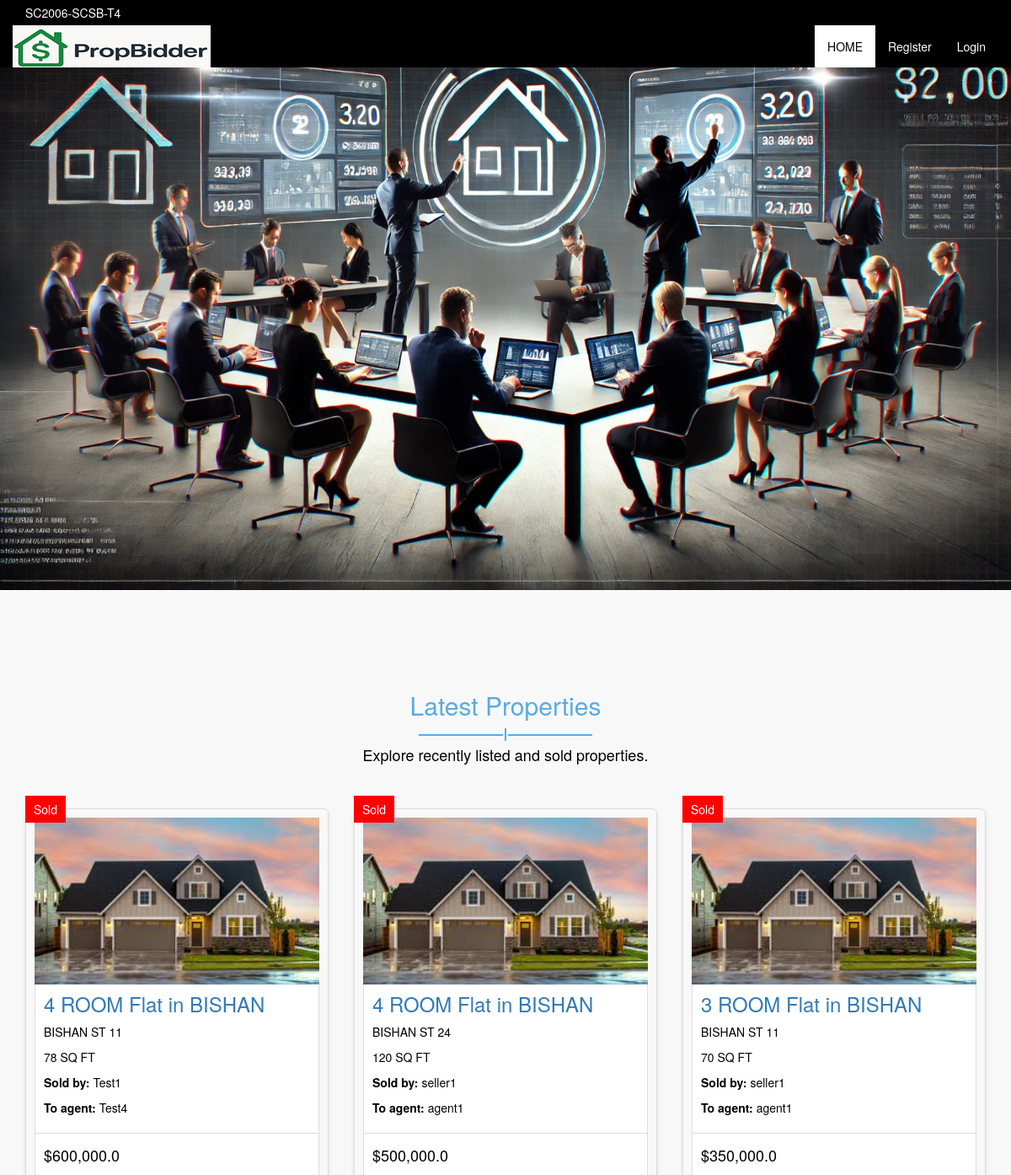
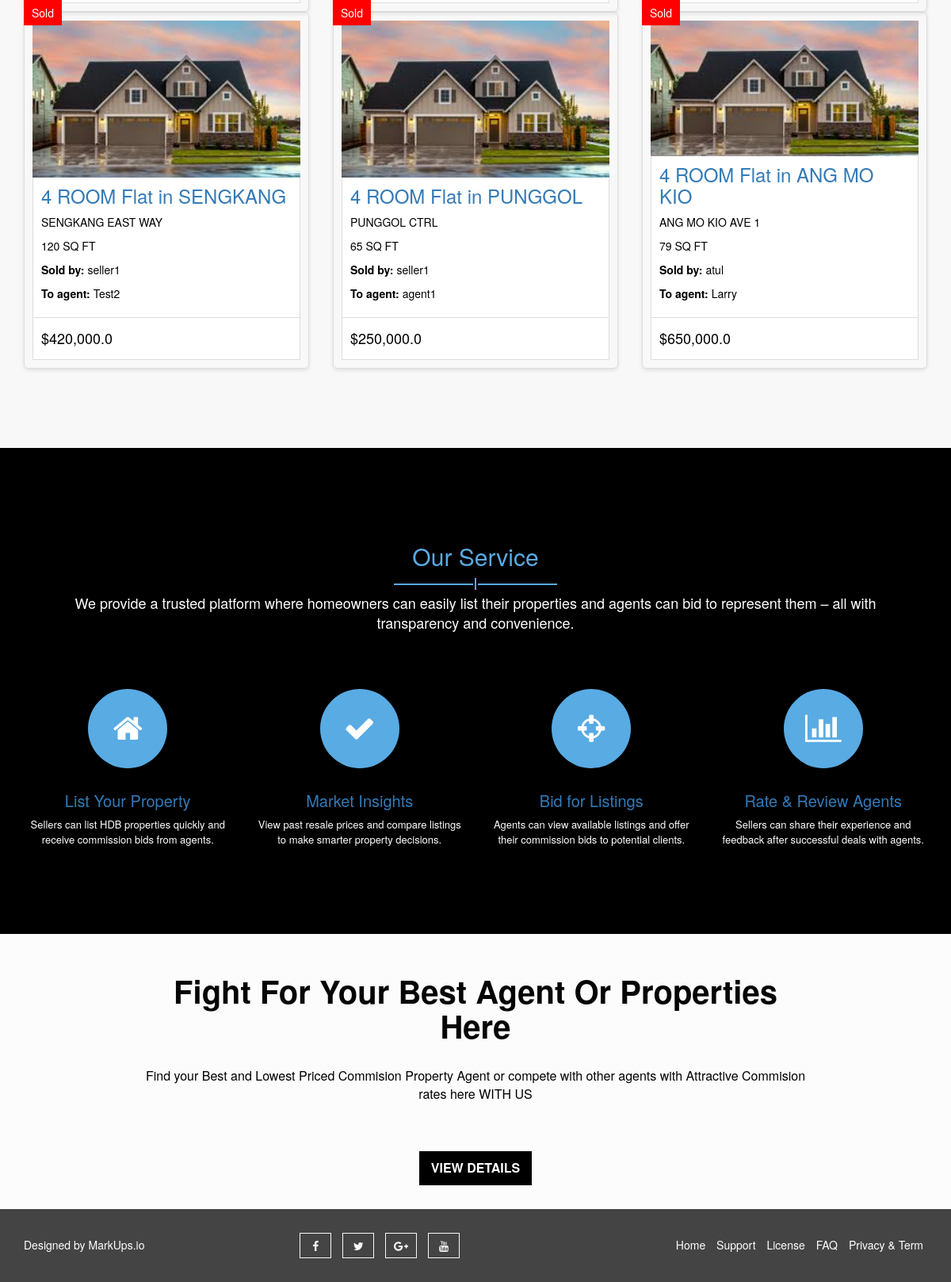
The page / on the database its author committed (2 pictures, top to bottom).
### tables this page shows
CREATE TABLE listings (
            id INTEGER PRIMARY KEY AUTOINCREMENT,
            seller_username TEXT NOT NULL,
            flat_type TEXT NOT NULL,
            town TEXT NOT NULL,
            street_name TEXT NOT NULL,
            floor_area INTEGER NOT NULL,
            max_com_bid REAL NOT NULL,
            years_remaining INTEGER NOT NULL,
            listing_price REAL NOT NULL,
            bidders TEXT DEFAULT '[]',   -- 2D array of agent bids as JSON
            status TEXT DEFAULT 'A'      -- A = active, B = closed, C = sold
        );

### routes/dashboard_routes.py (the view)
@dashboard_bp.route('/')
def index():
    sold_properties = []
    try:
        conn1 = sqlite3.connect('listings.db')
        conn1.row_factory = sqlite3.Row
        c1 = conn1.cursor()
        conn2 = sqlite3.connect('accounts.db')
        conn2.row_factory = sqlite3.Row
        c2 = conn2.cursor()
        sold_listings = c1.execute("SELECT * FROM listings WHERE status = 'C'").fetchall()
        for listing in sold_listings:
            listing_dict = dict(listing)
            seller_info = c2.execute("SELECT full_name FROM users WHERE username = ?", (listing_dict['seller_username'],)).fetchone()
            listing_dict['seller_username'] = seller_info['full_name'] if seller_info else listing_dict['seller_username']
            bidders = json.loads(listing_dict.get('bidders', '[]'))
            if bidders:
                accepted_bid = bidders[-1]
                agent_username = accepted_bid[0]
                agent_info = c2.execute("SELECT full_name FROM users WHERE username = ?", (agent_username,)).fetchone()
                listing_dict['agent_username'] = agent_info['full_name'] if agent_info else agent_username
            else:
                listing_dict['agent_username'] = "N/A"
            sold_properties.append(listing_dict)
        conn1.close()
        conn2.close()
    except sqlite3.OperationalError as e:
        if 'no such table: listings' in str(e):
            print("⚠️ Table 'listings' not found. Creating it now...")
            try:
                conn = sqlite3.connect('listings.db')
                c = conn.cursor()
                c.execute('''
                    CREATE TABLE IF NOT EXISTS listings (
                        id INTEGER PRIMARY KEY AUTOINCREMENT,
                        seller_username TEXT NOT NULL,
                        flat_type TEXT NOT NULL,
                        town TEXT NOT NULL,
                        street_name TEXT NOT NULL,
                        floor_area INTEGER NOT NULL,
                        max_com_bid REAL NOT NULL,
                        years_remaining INTEGER NOT NULL,
                        listing_price REAL NOT NULL,
                        bidders TEXT DEFAULT '[]',
                        status TEXT DEFAULT 'A'
                    )
                ''')
                conn.commit()
                conn.close()
                print("✅ 'listings' table created successfully.")
            except Exception as create_err:
                print(f"❌ Failed to create table: {create_err}")
        else:
            print(f"❌ Unexpected error: {e}")
    return render_template('index.html', sold_listings=sold_properties)

### templates/index.html (shortened to what this page needs)
<!DOCTYPE html>
<html lang="en">
  <head>
    <link rel="stylesheet" href="{{ url_for('static', filename='css/style.css') }}">
    <link rel="stylesheet" href="{{ url_for('static', filename='css/bootstrap.css') }}">
    <link rel="stylesheet" href="{{ url_for('static', filename='css/font-awesome.css') }}">
    <link rel="stylesheet" href="{{ url_for('static', filename='css/slick.css') }}">
    <link rel="stylesheet" href="{{ url_for('static', filename='css/nouislider.css') }}">
    <link rel="stylesheet" href="{{ url_for('static', filename='css/jquery.fancybox.css') }}">
    <link rel="stylesheet" href="{{ url_for('static', filename='css/theme-color/default-theme.css') }}">
  </head>
  <body class="aa-price-range">
  <header id="aa-header">
    <div class="container">
      <div class="row">
        <div class="col-md-12">
          <div class="aa-header-area">
            <div class="row">
              <div class="col-md-6 col-sm-6 col-xs-6">
                <div class="aa-header-left">
                  <div class="aa-telephone-no">
                  SC2006-SCSB-T4
                  </div>
                </div>
              </div>
              <div class="col-md-6 col-sm-6 col-xs-6">
              </div>
            </div>
          </div>
        </div>
      </div>
    </div>
  </header>
<section id="aa-menu-area">
  <nav class="navbar navbar-default main-navbar" role="navigation">
    <div class="container">
      <div class="navbar-header">
        <a class="navbar-brand aa-logo-img" href="/"><img src="{{ url_for('static', filename='img/logo.png') }}" alt="logo"></a>
      </div>
      <div id="navbar" class="navbar-collapse collapse">
        <ul id="top-menu" class="nav navbar-nav navbar-right aa-main-nav">
            <li class="active"><a href="/">HOME</a></li>
            {% if 'username' in session %}
              {% if session['user_type'] == 'seller' %}
                <li><a href="/list-property">List Property</a></li>
                <li><a href="/view_your_property">Your Property</a></li>
              {% elif session['user_type'] == 'agent' %}
                <li><a href="/view_listed_property">View Listed Property</a></li>
                <li><a href="/view_bidded_property">View Bidded Property</a></li>
              {% endif %}
              <li><a href="{{ url_for('auth.logout') }}" class="aa-logout">Logout</a></li>
            {% else %}
              <li><a href="{{ url_for('auth.create_account') }}" class="aa-register">Register</a></li>
              <li><a href="{{ url_for('auth.login') }}" class="aa-login">Login</a></li>
            {% endif %}
        </ul>
      </div>
  </nav>
</section>
  <section id="aa-slider">
    <div class="aa-slider-area">
      <div class="aa-top-slider">
        <div class="aa-top-slider-single">
          <img src="static/img/slider/biddinghouse3.jpg" alt="img">
        </div>
      </div>
    </div>
  </section>
   <section id="aa-latest-property">
    <div class="container">
      <div class="aa-latest-property-area">
        <div class="aa-title">
          <h2>Latest Properties</h2>
          <span></span>
          <p style="color: black;">Explore recently listed and sold properties.</p>
        </div>
        <div class="aa-latest-properties-content">
          <div class="row">
            {% for listing in sold_listings %}
            <div class="col-md-4">
              <article class="aa-properties-item">
                <a href="#" class="aa-properties-item-img">
                  <img src="static/img/house3.jpg" alt="img">
                </a>
                <div class="aa-tag sold-out">Sold</div>
                <div class="aa-properties-item-content">
                  <div class="aa-properties-about">
                    <h3>
                      <a href="#">
                        {% if listing['flat_type'] in ['4 ROOM', '5 ROOM', 'MULTI-GENERATION', '3 ROOM', '2 ROOM', '1 ROOM'] %}
                          {{ listing['flat_type'] }} Flat in {{ listing['town'] }}
                        {% elif listing['flat_type'] == 'EXECUTIVE' %}
                            EXECUTIVE Apartment in {{ listing['town'] }}
                        {% else %}
                          {{ listing['flat_type'] }} in {{ listing['town'] }}
                        {% endif %}
                      </a>
                    </h3>
                    <p>{{ listing['street_name'] }}</p>
                    <p>{{ listing['floor_area'] }} SQ FT</p>
                    <p><strong>Sold by:</strong> {{ listing['seller_username'] or "N/A" }}</p>
                    <p><strong>To agent:</strong> {{ listing['agent_username'] or "N/A" }}</p>
                  </div>
                  <div class="aa-properties-detial">
                    <span class="aa-price">${{ "{:,.1f}".format(listing['listing_price']) }}</span>
                  </div>
                </div>
              </article>
            </div>
            {% endfor %}
          </div>
        </div>
      </div>
    </div>
  </section>
  <section id="aa-service">
    <div class="container">
      <div class="row">
        <div class="col-md-12">
          <div class="aa-service-area">
            <div class="aa-title">
              <h2>Our Service</h2>
              <span></span>
              <p>We provide a trusted platform where homeowners can easily list their properties and agents can bid to represent them – all with transparency and convenience.</p>
            </div>
            <div class="aa-service-content">
              <div class="row">
                <div class="col-md-3">
                  <div class="aa-single-service">
                    <div class="aa-service-icon">
                      <span class="fa fa-home"></span>
                    </div>
                    <div class="aa-single-service-content">
                      <h4><a href="#">List Your Property</a></h4>
                    <p>Sellers can list HDB properties quickly and receive commission bids from agents.</p>
                    </div>
                  </div>
                </div>
                <div class="col-md-3">
                  <div class="aa-single-service">
                    <div class="aa-service-icon">
                      <span class="fa fa-check"></span>
                    </div>
                    <div class="aa-single-service-content">
                      <h4><a href="#">Market Insights</a></h4>
                    <p>View past resale prices and compare listings to make smarter property decisions.</p>
                    </div>
                  </div>
                </div>
                <div class="col-md-3">
                  <div class="aa-single-service">
                    <div class="aa-service-icon">
                      <span class="fa fa-crosshairs"></span>
                    </div>
                    <div class="aa-single-service-content">
                      <h4><a href="#">Bid for Listings</a></h4>
                      <p>Agents can view available listings and offer their commission bids to potential clients.</p>
                    </div>
                  </div>
                </div>
                <div class="col-md-3">
                  <div class="aa-single-service">
                    <div class="aa-service-icon">
                      <span class="fa fa-bar-chart-o"></span>
                    </div>
                    <div class="aa-single-service-content">
                      <h4><a href="#">Rate & Review Agents</a></h4>
                    <p>Sellers can share their experience and feedback after successful deals with agents.</p>
                    </div>
                  </div>
                </div>
              </div>
            </div>
          </div>
        </div>
      </div>
    </div>
  </section>
  <section id="aa-promo-banner">
    <div class="container">
      <div class="row">
        <div class="col-md-12">
          <div class="aa-promo-banner-area">
            <h3>Fight for Your Best Agent or Properties Here</h3>
            <p>Find your Best and Lowest Priced Commision Property Agent or compete with other agents with Attractive Commision rates here WITH US</p>
            <a href="/list-property" class="aa-view-btn">View Details</a>
          </div>
        </div>
      </div>
    </div>
  </section>
  <footer id="aa-footer">
    <div class="container">
      <div class="row">
        <div class="col-md-12">
        <div class="aa-footer-area">
          <div class="row">
            <div class="col-md-3 col-sm-6 col-xs-12">
              <div class="aa-footer-left">
               <p>Designed by <a rel="nofollow" href="http://www.markups.io/">MarkUps.io</a></p>
              </div>
            </div>
            <div class="col-md-3 col-sm-6 col-xs-12">
              <div class="aa-footer-middle">
                <a href="#"><i class="fa fa-facebook"></i></a>
                <a href="#"><i class="fa fa-twitter"></i></a>
                <a href="#"><i class="fa fa-google-plus"></i></a>
                <a href="#"><i class="fa fa-youtube"></i></a>
              </div>
            </div>
            <div class="col-md-6 col-sm-12 col-xs-12">
              <div class="aa-footer-right">
                <a href="#">Home</a>
                <a href="#">Support</a>
                <a href="#">License</a>
                <a href="#">FAQ</a>
                <a href="#">Privacy & Term</a>
              </div>
            </div>
          </div>
        </div>
      </div>
      </div>
    </div>
  </footer>
  </body>
</html>

### static/css/theme-color/default-theme.css (style rules this page uses)
h2 { color: #59abe3; }
.aa-view-btn { background-color: #000000; }
#aa-menu-area .main-navbar .navbar-nav .active a { color: #000000; }
.aa-title span { background-color: #59abe3; }
.aa-title span:before { background-color: #59abe3; }
.aa-title span:after { background-color: #59abe3; }
#aa-service .aa-service-area .aa-service-content .aa-single-service .aa-service-icon span { background-color: #59abe3; }

### rows shown on the page
listings: flat_type "4 ROOM", town "BISHAN", street_name "BISHAN ST 11", floor_area "78", seller_username "Test1", listing "Test4", listing_price "600,000.0"
listings: flat_type "4 ROOM", town "BISHAN", street_name "BISHAN ST 24", floor_area "120", seller_username "seller1", listing "agent1", listing_price "500,000.0"
listings: flat_type "3 ROOM", town "BISHAN", street_name "BISHAN ST 11", floor_area "70", seller_username "seller1", listing "agent1", listing_price "350,000.0"
listings: flat_type "4 ROOM", town "SENGKANG", street_name "SENGKANG EAST WAY", floor_area "120", seller_username "seller1", listing "Test2", listing_price "420,000.0"
listings: flat_type "4 ROOM", town "PUNGGOL", street_name "PUNGGOL CTRL", floor_area "65", seller_username "seller1", listing "agent1", listing_price "250,000.0"
listings: flat_type "4 ROOM", town "ANG MO KIO", street_name "ANG MO KIO AVE 1", floor_area "79", listing "atul", listing "Larry", listing_price "650,000.0"
